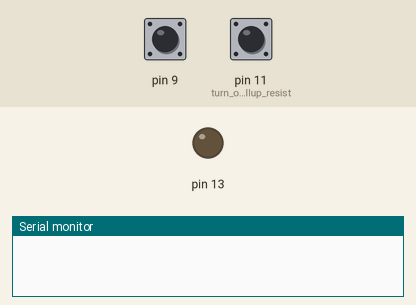
This sketch was run on a simulated Arduino Uno, built with avr-gcc and run on an emulated ATmega328P. On the bench: output pins drawn as LEDs (lit = HIGH), the last lines printed to the serial monitor. Dashed ring = blinking. Inputs (shaded band) come from the test bench; at power-on: pin 9 HIGH, pin 11 (turn_on_20k_pullup_resist) HIGH.

Above: at 1.2 s.
1.3 s: pin 9 pulled LOW for 3.2 s
At 4.6 s:
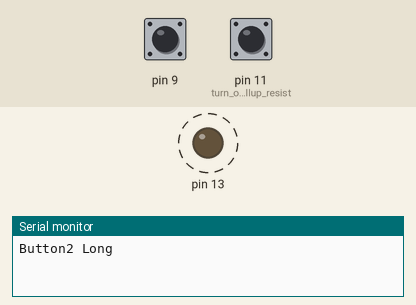
7.6 s: pin 11 (turn_on_20k_pullup_resist) pulled LOW for 3.2 s
At 9.62 s:
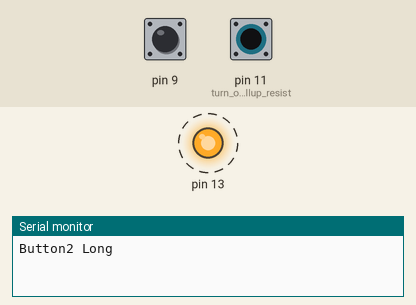
Timing chart, 0 to 12.2 s (numbered marks = the images above; inputs shaded):
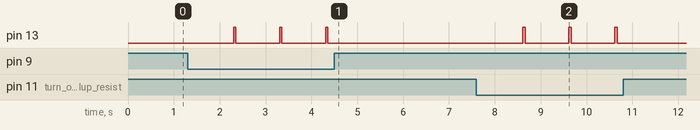

Measured:
- after the input at 1.3 s, pin 13: alternates HIGH for 0.05 s and LOW for 0.95 s, 6 changes in all, then stays LOW, starting after 1.0 s
- after the input at 7.6 s, pin 13: alternates HIGH for 0.05 s and LOW for 0.95 s, 6 changes in all, then stays LOW, starting after 1.0 s

The sketch:

DoubleButPressLongOrShort_Function2.ino
```cpp
// This program includes a function that returns a value of 1 when button 1 is pressed for less than a set duration of time and a value of 2 when the button is pressed and held for longer than the duration.
// returns 3 or 4 when the second button is pressed in this fashion.

#define SHORT1 1
#define LONG1 2
#define SHORT2 3
#define LONG2 4

void setup() {
    Serial.begin(9600);    // Use serial for debugging
    pinMode(13, OUTPUT);
    pinMode(11, INPUT_PULLUP); //turn on 20k pullup resistors to simplify switch input
    pinMode(9, INPUT_PULLUP);
}

void loop() {
    byte but = DoubleButPressShortOrLong(11, 9, 2);
    if(but!=0){
        if (but == SHORT1){Serial.println("Button1 Short");}
        if (but == LONG1){Serial.println("Button1 Long");}
        if (but == SHORT2){Serial.println("Button2 Short");}
        if (but == LONG2){Serial.println("Button2 Long");}
        but = 0;
    }

}

void ledblink(int times, int lengthms, int pinnum){
    for (int x=0; x<times; x++){
        digitalWrite(pinnum, HIGH);
        delay (lengthms);
        digitalWrite(pinnum, LOW);
        delay(lengthms);
    }
}

byte DoubleButPressShortOrLong(int inputPin, int inputPin2, int duration){
    byte b = 0;
    while(b ==0){
        static int current;    //Current state of the button (LOW is pressed b/c i'm using the pullup resistors
        static int count;      // How long the button was held (secs)
        static byte previous = HIGH;
        static unsigned long firstTime = 0;       // how long since the button was first pressed

        static int current2;    //Current state of the button (LOW is pressed b/c i'm using the pullup resistors
        static int count2;      // How long the button was held (secs)
        static byte previous2 = HIGH;
        static unsigned long firstTime2 = 0;       // how long since the button was first pressed

        current = digitalRead(inputPin);
        if (current == LOW && previous == HIGH && millis()- firstTime > 200){ firstTime = millis();}    // if the buttons becomes press remember the time
        if (current == LOW && ((millis() - firstTime) % 1000) < 20 && millis() - firstTime > 500){  // within 20ms of one sec interval
            ledblink(1, 50, 13); // Each second the button is held blink the indicator led and
            count++;                // and 1 to the counter
        }
        if (current == HIGH && previous == LOW && count >= duration ){b = LONG1;}                  //LONG
        if (current == HIGH && previous == LOW && count >=0 && count < duration) {b = SHORT1;}      //SHORT
        if (current == HIGH){count = 0;} // reset the counter if the button is not pressed
        previous = current;

        current2 = digitalRead(inputPin2);
        if (current2 == LOW && previous2 == HIGH && millis()- firstTime2 > 200){ firstTime2 = millis();}    // if the buttons becomes press remember the time
        if (current2 == LOW && ((millis() - firstTime2) % 1000) < 20 && millis() - firstTime2 > 500){  // within 20ms of one sec interval
            ledblink(1, 50, 13); // Each second the button is held blink the indicator led and
            count2++;                // and 1 to the counter
        }
        if (current2 == HIGH && previous2 == LOW && count2 >= duration ){b = LONG2;}          //LONG
        if (current2 == HIGH && previous2 == LOW && count2 >=0 && count2 < duration) {b = SHORT2;}      //SHORT
        if (current2 == HIGH){count2 = 0;} // reset the counter if the button is not pressed
        previous2 = current2;

        if (b != 0){return b;}
        delay(20);
    }
}
```
